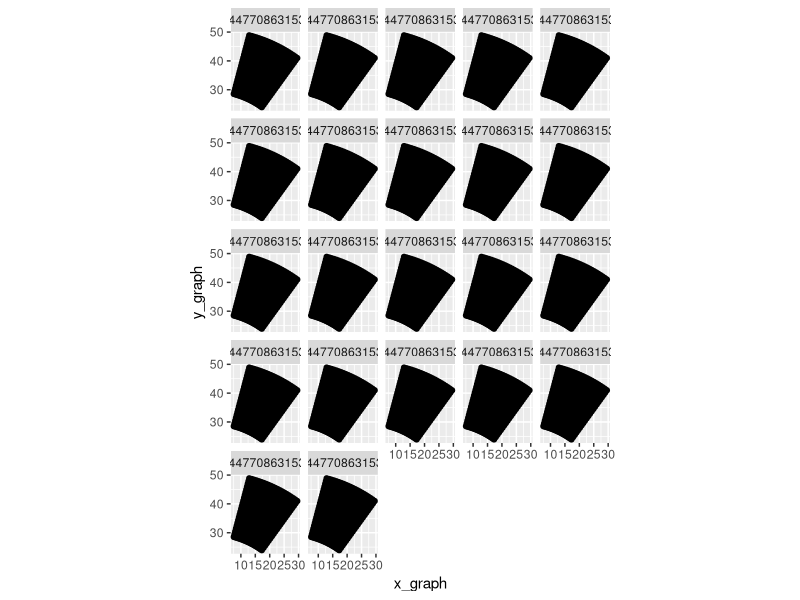
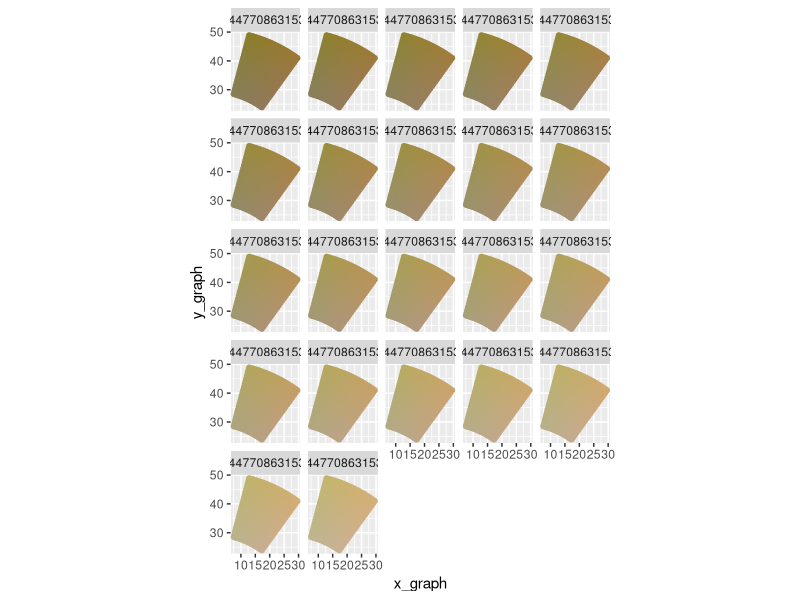
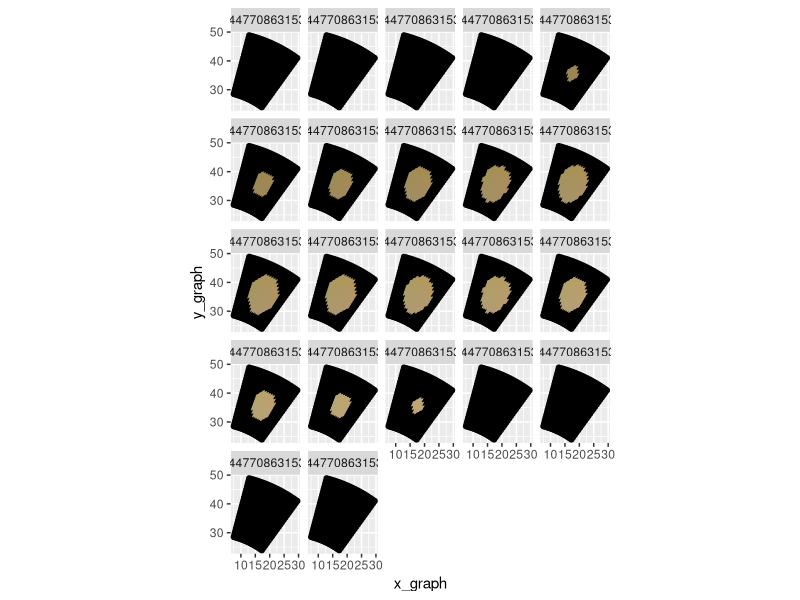
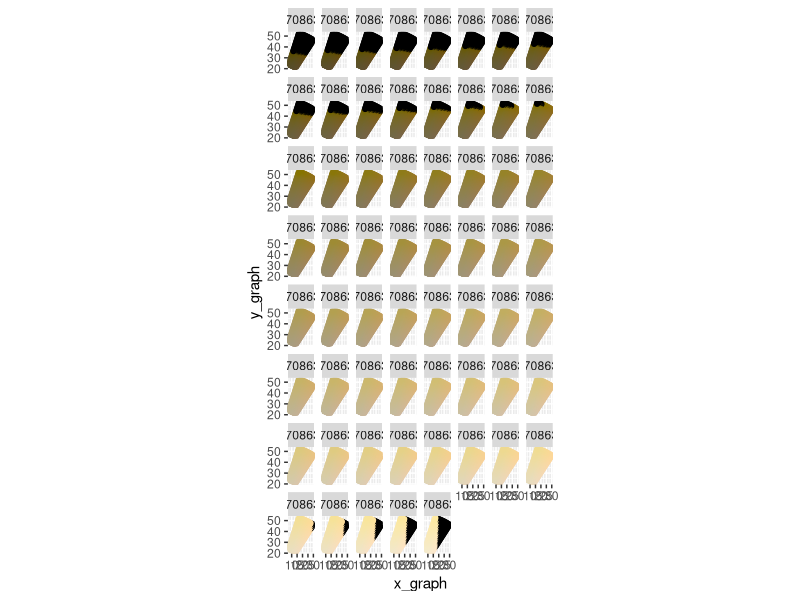
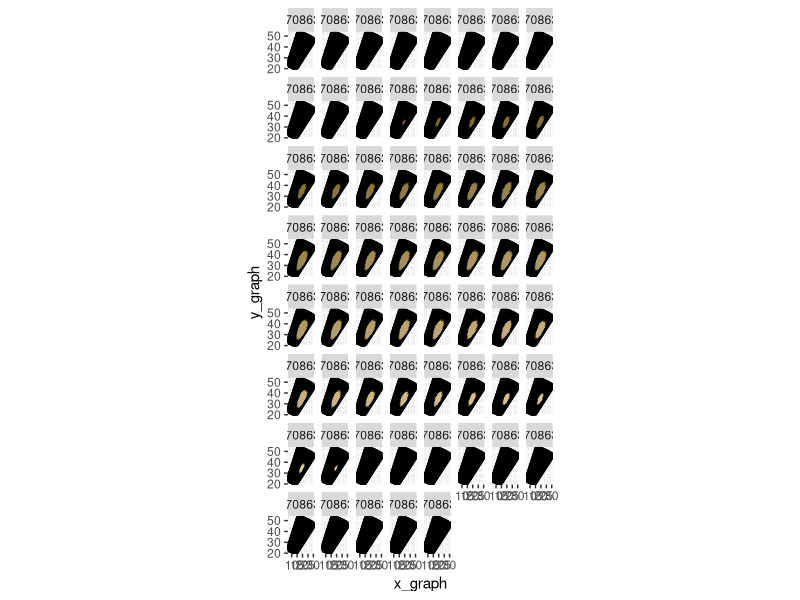
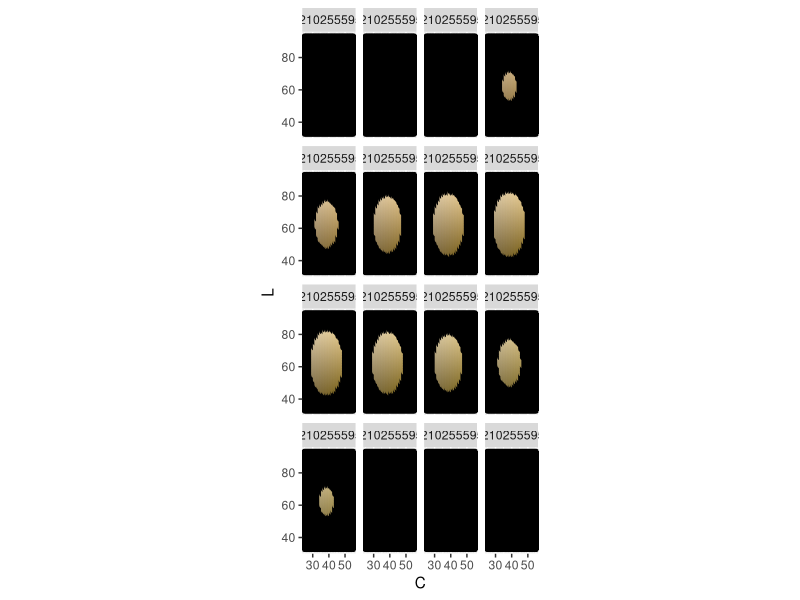
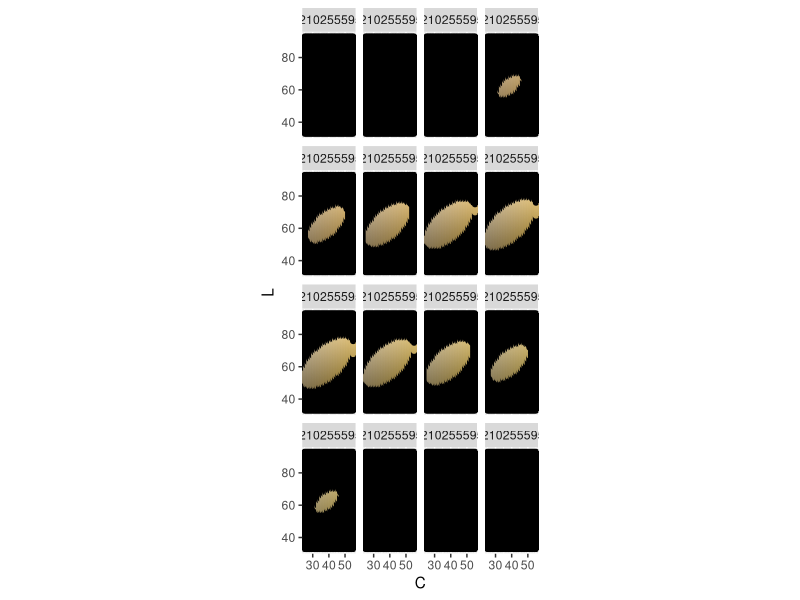
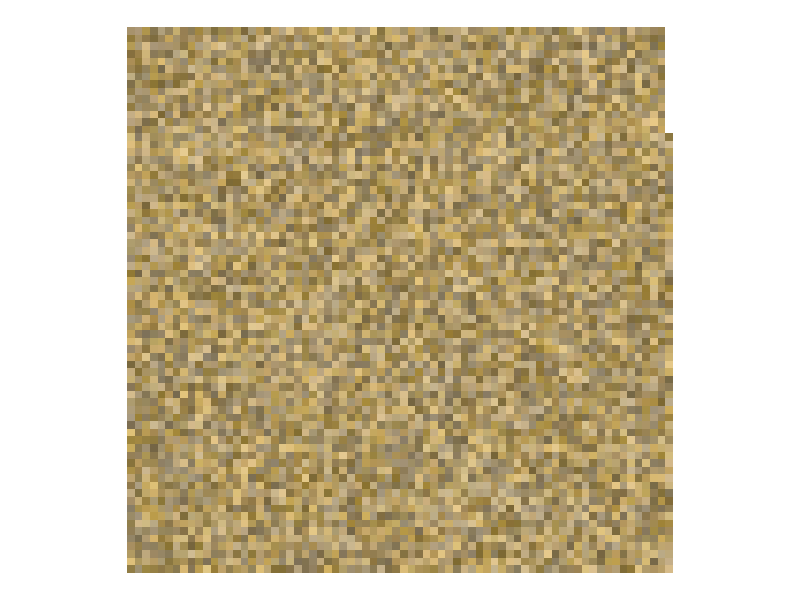

Generate these figures, in order, with R:
## reqs:
# region near color
# deal with weird shape of hcl color space
# deal with any possible region, distributions
# deal with distance increases as C increases (don't like this)
# can generate at the start, not on the fly

library(colorspace)
library(tidyverse)
# http://hclwizard.org/hclcolorpicker/

color <- '#FFD700'
color <- '#D4AF37'
color <- '#9B111E'
#color <- '#50C878'
color <- '#0F52BA'

#test
color <- '#AC9665'
color <- as(hex2RGB(color), "polarLUV")

## Equally spaced points of a cylinder around a point ----
# proportion of max to min circumference
l_range <- 7
c_range <- 7
h_range <- 7

df <- data.frame(expand.grid(L = seq(-l_range * 1.5, l_range * 1.5) +
                               coords(color)[, 'L'],
                             C = seq(-c_range * 1.5, c_range * 1.5) + 
                               coords(color)[, 'C'],
                             H = seq(-h_range * 1.5, h_range * 1.5) + 
                               coords(color)[, 'H']))

# graph this
df <- df %>%
  mutate(x_graph = C * cos(H * (pi / 180)),
         y_graph = C * sin(H * (pi / 180)) )

ggplot(data = df, aes(x_graph, y_graph)) +
  geom_point() +
  facet_wrap(~ L) +
  coord_equal()

# Add color
df$hex_color <- hex(polarLUV(L = df$L,
                               C = df$C,
                               H = df$H))
df$hex_color <- ifelse(is.na(df$hex_color), '#000000', df$hex_color)

ggplot(data = df, aes(x_graph, y_graph)) +
  geom_point(col = df$hex_color) +
  facet_wrap(~ df$L) +
  coord_equal()

# add in circle
df$L_base <- coords(color)[, 'L']
df$C_base <- coords(color)[, 'C']
df$H_base <- coords(color)[, 'H'] 
df <- df %>%
  mutate(distance = sqrt((L - L_base)^2 + 
                         (C - C_base)^2 +
                         (H - H_base)^2))
# doesn't factor in curve
df$hex_color <- ifelse(df$distance > l_range, '#000000', df$hex_color)

ggplot(data = df, aes(x_graph, y_graph)) +
  geom_point(col = df$hex_color) +
  facet_wrap(~ L) +
  coord_equal()

#### circle but different ranges ----
l_range <- 20
c_range <- 10
h_range <- 5

df <- data.frame(expand.grid(L = seq(-l_range * 1.5, l_range * 1.5) +
                               coords(color)[, 'L'],
                             C = seq(-c_range * 1.5, c_range * 1.5) + 
                               coords(color)[, 'C'],
                             H = seq(-h_range * 1.5, h_range * 1.5) + 
                               coords(color)[, 'H']))


# graph this
df <- df %>%
  mutate(x_graph = C * cos(H * (pi / 180)),
         y_graph = C * sin(H * (pi / 180)) )

# ggplot(data = df, aes(x_graph, y_graph)) +
#   geom_point() +
#   facet_wrap(~ L) +
#   coord_equal()

# Add color
df$hex_color <- hex(polarLUV(L = df$L,
                             C = df$C,
                             H = df$H))
df$hex_color <- ifelse(is.na(df$hex_color), '#000000', df$hex_color)

ggplot(data = df, aes(x_graph, y_graph)) +
  geom_point(col = df$hex_color) +
  facet_wrap(~ df$L) +
  coord_equal()

# add in circle
df$L_base <- coords(color)[, 'L']
df$C_base <- coords(color)[, 'C']
df$H_base <- coords(color)[, 'H'] 
df <- df %>%
  mutate(lr = l_range,
         cr = c_range,
         hr = h_range) %>%
  mutate(distance2 = ((L - L_base)/lr)^2 + 
                            ((C - C_base)/cr)^2 +
                            ((H - H_base)/hr)^2)
df$hex_color <- ifelse(df$distance2 > 1, '#000000', df$hex_color)
# doesn't factor in curve

ggplot(data = df, aes(x_graph, y_graph)) +
  geom_point(col = df$hex_color) +
  facet_wrap(~ L) +
  coord_equal()

ggplot(data = df, aes(C, L)) +
  geom_point(col = df$hex_color) +
  facet_wrap(~ H) +
  coord_equal()

## running into issues because of shapes, want to get darker colors
# what if we tilt the ellipse towards L = 25, C = 0, H = 0
# https://math.stackexchange.com/questions/426150/what-is-the-general-equation-of-the-ellipse-that-is-not-in-the-origin-and-rotate
# ((x - h) * cos(A) + (y - k) * sin(A)^2) / a^2
# https://math.stackexchange.com/questions/3513289/matrix-form-for-rotate-ellipse?noredirect=1&lq=1
# 

L_target <- 25
## transformation angle = angle between coords(color)[, 'L'] and L_target
L_target_theta = -atan(coords(color)[, 'C'] / (coords(color)[, 'L'] - 25))
# L_target_theta * (180/pi)

# transformation matrix
# trans_mat <- matrix(c(1, 0, 0, 
#                       0, cos(L_target_theta), -sin(L_target_theta), 
#                       0, sin(L_target_theta), cos(L_target_theta)),
#                        nrow = 3, ncol = 3, byrow = TRUE)
# trans_mat <- matrix(c(cos(L_target_theta), 0, -sin(L_target_theta), 
#                       0, 1, 0, 
#                       sin(L_target_theta), 0, cos(L_target_theta)),
#                     nrow = 3, ncol = 3, byrow = TRUE)
trans_mat <- matrix(c(cos(L_target_theta), -sin(L_target_theta), 0,
                      sin(L_target_theta), cos(L_target_theta), 0,
                      0, 0, 1),
                    nrow = 3, ncol = 3, byrow = TRUE)
trans_mat <- t(trans_mat) %*% 
  diag(c(l_range^-1, c_range^-1, h_range^-1)) %*% 
  trans_mat

color_matrix <- as.matrix(df[, c("L", "C", "H")], ncol = 3) -
  as.matrix(df[, c("L_base", "C_base", "H_base")], ncol = 3)

df$distance_new <- rowSums( (color_matrix %*% trans_mat)^2)

# Add color
df$hex_color <- hex(polarLUV(L = df$L,
                             C = df$C,
                             H = df$H))
df$hex_color <- ifelse(is.na(df$hex_color), '#000000', df$hex_color)
df$hex_color <- ifelse(df$distance_new > 1, '#000000', df$hex_color)
# doesn't factor in curve

# ggplot(data = df, aes(x_graph, y_graph)) +
#   geom_point(col = df$hex_color) +
#   facet_wrap(~ L) +
#   coord_equal()

ggplot(data = df, aes(C, L)) +
  geom_point(col = df$hex_color) +
  facet_wrap(~ H) +
  coord_equal() 

## Choose some colors at random
n_random = 10000

l_range <- 25
c_range <- 15
h_range <- 5

df_random <- data.frame(L = runif(n = n_random,
                                                    min = -l_range,
                                                    max = l_range),
                                          C = runif(n = n_random,
                                                    min = -c_range,
                                                    max = c_range),
                                          H = runif(n = n_random,
                                                    min = -h_range,
                                                    max = h_range))

####----
# df_random2 <-  df_random %>%
#   mutate(L_cut = as.numeric(as.character(cut(L, 16, 
#                                              labels = round(quantile(L, 
#                                                                      seq(0.1, 1, length.out = 16)), 2)))),
#          C_cut = as.numeric(as.character(cut(C, 16, 
#                                              labels = round(quantile(C, 
#                                                                      seq(0.1, 1, length.out = 16)), 2)))),
#          H_cut = as.numeric(as.character(cut(H, 16, 
#                                              labels = round(quantile(H, 
#                                                                      seq(0.1, 1, length.out = 16)), 2))))) %>%
#   mutate(x_graph = C_cut * cos(H_cut * (pi / 180)),
#          y_graph = C_cut * sin(H_cut * (pi / 180)) )
# 
# ggplot(data = df_random2, aes(C, L)) +
#   geom_point() +
#   facet_wrap(~ H_cut) +
#   coord_equal() 
  

####----
## Check if in ellipse
# df_random <- df_random %>%
#   mutate(lr = l_range,
#          cr = c_range,
#          hr = h_range) %>%
#   mutate(distance = (L/lr)^2 + 
#            (C/cr)^2 +
#            (H/hr)^2) %>%
#   filter(distance <= 1)
# 
# df_random2 <-  df_random %>%
#   mutate(L_cut = as.numeric(as.character(cut(L, 16,
#                                              labels = round(quantile(L,
#                                                                      seq(0.1, 1, length.out = 16)), 2)))),
#          C_cut = as.numeric(as.character(cut(C, 16,
#                                              labels = round(quantile(C,
#                                                                      seq(0.1, 1, length.out = 16)), 2)))),
#          H_cut = as.numeric(as.character(cut(H, 16,
#                                              labels = round(quantile(H,
#                                                                      seq(0.1, 1, length.out = 16)), 2))))) %>%
#   mutate(x_graph = C_cut * cos(H_cut * (pi / 180)),
#          y_graph = C_cut * sin(H_cut * (pi / 180)) )
# 
# ggplot(data = df_random2, aes(C, L)) +
#   geom_point() +
#   facet_wrap(~ H_cut) +
#   coord_equal()

####----
# df_random <- df_random %>%
#   mutate(lr = l_range,
#          cr = c_range,
#          hr = h_range) %>%
#   mutate(distance = (L/lr)^2 +
#            (C/cr)^2 +
#            (H/hr)^2) %>%
#   filter(distance <= 1) %>%
#   mutate(L_trans = L * cos(L_target_theta) + C * sin(L_target_theta),
#          C_trans = L * -sin(L_target_theta) + C * cos(L_target_theta)) %>%
#   mutate(L = L_trans,
#          C = C_trans,
#          L_trans = NULL,
#          C_trans = NULL)
# 
# df_random2 <-  df_random %>%
#   mutate(L_cut = as.numeric(as.character(cut(L, 16,
#                                              labels = round(quantile(L,
#                                                                      seq(0.1, 1, length.out = 16)), 2)))),
#          C_cut = as.numeric(as.character(cut(C, 16,
#                                              labels = round(quantile(C,
#                                                                      seq(0.1, 1, length.out = 16)), 2)))),
#          H_cut = as.numeric(as.character(cut(H, 16,
#                                              labels = round(quantile(H,
#                                                                      seq(0.1, 1, length.out = 16)), 2)))))
# 
# ggplot(data = df_random2, aes(C, L)) +
#   geom_point() +
#   facet_wrap(~ H_cut) +
#   coord_equal()
####----

## Full set
df_random <- df_random %>%
  mutate(lr = l_range,
         cr = c_range,
         hr = h_range) %>%
  mutate(distance = (L/lr)^2 + 
           (C/cr)^2 +
           (H/hr)^2) %>%
  filter(distance <= 1) %>%
  mutate(L_trans = L * cos(L_target_theta) + C * sin(L_target_theta),
         C_trans = L * -sin(L_target_theta) + C * cos(L_target_theta)) %>%
  mutate(L = L_trans,
         C = C_trans,
         L_trans = NULL,
         C_trans = NULL) %>%
  mutate(L = L + coords(color)[, 'L'],
         C = C + coords(color)[, 'C'],
         H = H + coords(color)[, 'H']) %>%
  mutate(hex_color = hex(polarLUV(L, C, H))) %>%
  filter(!is.na(hex_color))

df_random <- df_random %>%
  mutate(x = (row_number() - 1) %/% round(sqrt(n()))) %>%
  group_by(x) %>%
  mutate(y = row_number()) %>%
  ungroup()

ggplot(data = df_random, aes(x, y)) +
  geom_tile(fill = df_random$hex_color) +
  coord_equal() +
  theme_void()

df_random <- df_random %>%
  mutate(L_cut = as.numeric(as.character(cut(L, 16, 
                     labels = round(quantile(L, 
                                             seq(0.1, 1, length.out = 16)), 2)))),
         C_cut = as.numeric(as.character(cut(C, 16, 
                     labels = round(quantile(C, 
                                             seq(0.1, 1, length.out = 16)), 2)))),
         H_cut = as.numeric(as.character(cut(H, 16, 
                     labels = round(quantile(H, 
                                             seq(0.1, 1, length.out = 16)), 2))))) %>%
  mutate(x_graph = C_cut * cos(H_cut * (pi / 180)),
         y_graph = C_cut * sin(H_cut * (pi / 180)) )
  
ggplot(data = df_random, aes(C, L)) +
  geom_point(col = df_random$hex_color) +
  facet_wrap(~ H_cut) +
  coord_equal() 

## four way plot - cuts for L, H, C, + random




